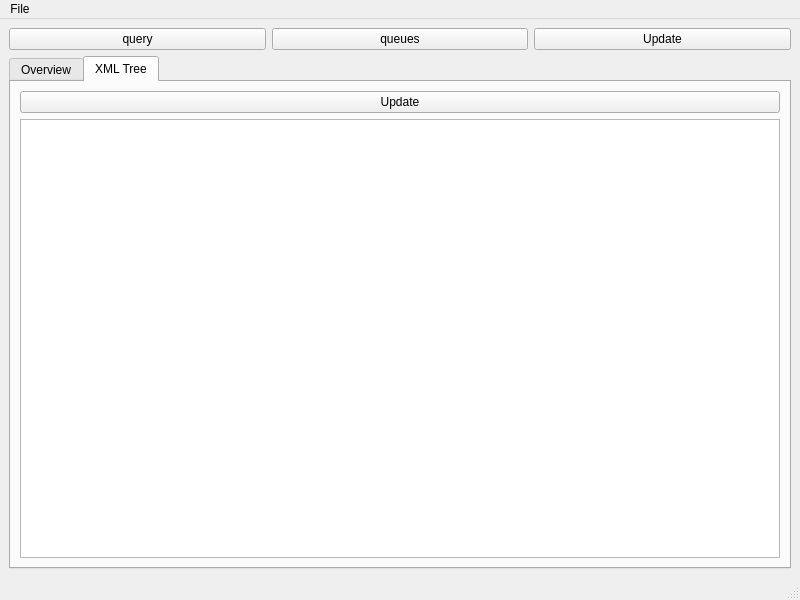
<?xml version="1.0" encoding="UTF-8"?>
<ui version="4.0">
 <class>MainWindow</class>
 <widget class="QMainWindow" name="MainWindow">
  <property name="geometry">
   <rect>
    <x>0</x>
    <y>0</y>
    <width>800</width>
    <height>600</height>
   </rect>
  </property>
  <property name="windowTitle">
   <string>MainWindow</string>
  </property>
  <widget class="QWidget" name="centralwidget">
   <layout class="QHBoxLayout" name="horizontalLayout_2">
    <item>
     <layout class="QGridLayout" name="gridLayout">
      <item row="0" column="0">
       <layout class="QHBoxLayout" name="horizontalLayout">
        <item>
         <widget class="QPushButton" name="samsonQueryPushButton">
          <property name="text">
           <string>query</string>
          </property>
         </widget>
        </item>
        <item>
         <widget class="QPushButton" name="queuesButton">
          <property name="text">
           <string>queues</string>
          </property>
         </widget>
        </item>
        <item>
         <widget class="QPushButton" name="samsonQueryPushButton_3">
          <property name="text">
           <string>Update</string>
          </property>
         </widget>
        </item>
       </layout>
      </item>
      <item row="1" column="0">
       <widget class="QTabWidget" name="tabWidget">
        <property name="currentIndex">
         <number>1</number>
        </property>
        <widget class="QWidget" name="tab_3">
         <attribute name="title">
          <string>Overview</string>
         </attribute>
         <layout class="QHBoxLayout" name="horizontalLayout_4">
          <item>
           <widget class="QScrollArea" name="scrollArea">
            <property name="widgetResizable">
             <bool>true</bool>
            </property>
            <widget class="QWidget" name="scrollAreaWidgetContents">
             <property name="geometry">
              <rect>
               <x>0</x>
               <y>0</y>
               <width>726</width>
               <height>426</height>
              </rect>
             </property>
             <layout class="QHBoxLayout" name="horizontalLayout_3">
              <item>
               <layout class="QVBoxLayout" name="verticalLayout"/>
              </item>
             </layout>
            </widget>
           </widget>
          </item>
         </layout>
        </widget>
        <widget class="QWidget" name="tab_4">
         <attribute name="title">
          <string>XML Tree</string>
         </attribute>
         <layout class="QHBoxLayout" name="horizontalLayout_5">
          <item>
           <layout class="QVBoxLayout" name="verticalLayout_2">
            <item>
             <widget class="QPushButton" name="treeUpdateButton">
              <property name="text">
               <string>Update</string>
              </property>
             </widget>
            </item>
            <item>
             <widget class="QTreeView" name="treeView"/>
            </item>
           </layout>
          </item>
         </layout>
        </widget>
       </widget>
      </item>
     </layout>
    </item>
   </layout>
  </widget>
  <widget class="QMenuBar" name="menubar">
   <property name="geometry">
    <rect>
     <x>0</x>
     <y>0</y>
     <width>800</width>
     <height>22</height>
    </rect>
   </property>
   <widget class="QMenu" name="menuFile">
    <property name="title">
     <string>File</string>
    </property>
    <addaction name="actionConnect"/>
    <addaction name="separator"/>
   </widget>
   <addaction name="menuFile"/>
  </widget>
  <widget class="QStatusBar" name="statusbar"/>
  <action name="actionConnect">
   <property name="text">
    <string>Connect...</string>
   </property>
  </action>
 </widget>
 <resources/>
 <connections/>
</ui>
